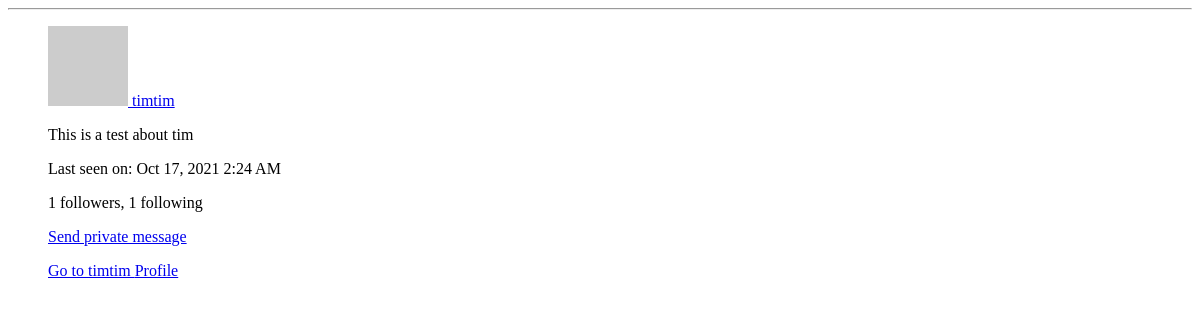
Page /user/timtim/popup (signed in) on the earlier database version.
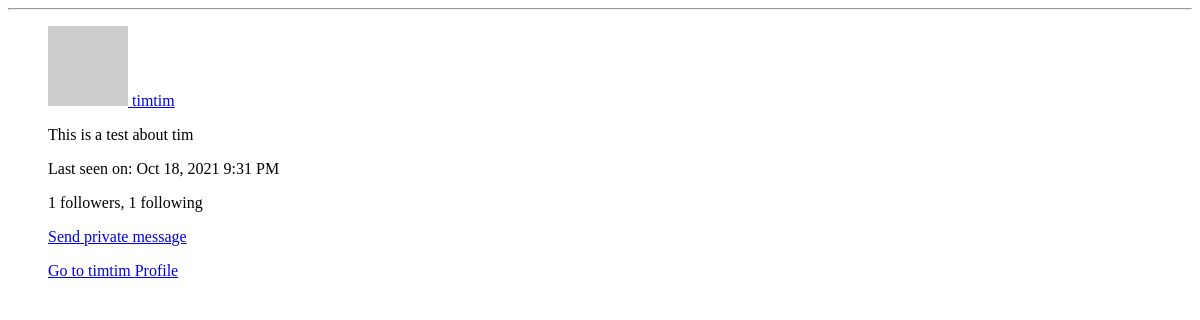
Same page on the later database version.
### app/models.py (models this page shows, shortened)
class SearchableMixin(object):
    @classmethod
    def before_commit(cls, session):
        session._changes = {
            'add': list(session.new),
            'update': list(session.dirty),
            'delete': list(session.deleted)
        }
    @classmethod
    def after_commit(cls, session):
        for obj in session._changes['add']:
            if isinstance(obj, SearchableMixin):
                add_to_index(obj.__tablename__, obj)
        for obj in session._changes['update']:
            if isinstance(obj, SearchableMixin):
                add_to_index(obj.__tablename__, obj)
        for obj in session._changes['delete']:
            if isinstance(obj, SearchableMixin):
                remove_from_index(obj.__tablename__, obj)
        session._changes = None

class User(UserMixin, SearchableMixin, db.Model):
    __searchable__ = ['username']    # Added
    id = db.Column(db.Integer, primary_key=True)
    username = db.Column(db.String(64), index=True, unique=True)
    firstname = db.Column(db.String(20), unique=False, nullable = True)
    lastname = db.Column(db.String(20), unique=False, nullable = True)
    email = db.Column(db.String(120), index=True, unique=True)
    image_file = db.Column(db.String(120), nullable=False, default='default.jpg')
    date_created = db.Column(db.DateTime, default=datetime.utcnow)
    password_hash = db.Column(db.String(128))
    posts = db.relationship('Post', backref='author', lazy='dynamic')
    about_me = db.Column(db.String(140))
    last_seen = db.Column(db.DateTime, default=datetime.utcnow)
    followed = db.relationship(
        'User', secondary=followers,
        primaryjoin=(followers.c.follower_id == id),
        secondaryjoin=(followers.c.followed_id == id),
        backref=db.backref('followers', lazy='dynamic'), lazy='dynamic')
    messages_sent = db.relationship('Message',
                                    foreign_keys='Message.sender_id',
                                    backref='author', lazy='dynamic')
    messages_received = db.relationship('Message',
                                        foreign_keys='Message.recipient_id',
                                        backref='recipient', lazy='dynamic')
    last_message_read_time = db.Column(db.DateTime)
    notifications = db.relationship('Notification', backref='user',
                                    lazy='dynamic')
    comments = db.relationship('Comment', backref='user', passive_deletes=True)
    likes = db.relationship('Like', backref='user', passive_deletes=True)
    is_admin = db.Column(db.Boolean, default=False)
    def avatar(self, size):
        digest = md5(self.email.lower().encode('utf-8')).hexdigest()
        return 'https://www.gravatar.com/avatar/{}?d=identicon&s={}'.format(
            digest, size)

### app/routes.py (the view)
@app.route('/user/<username>/popup')
@login_required
def user_popup(username):
    user = User.query.filter_by(username=username).first_or_404()
    form = EmptyForm()
    return render_template('user_popup.html', user=user, form=form)

### app/models.py (called while the page is built)
@login.user_loader
def load_user(id):
    return User.query.get(int(id))

### app/routes.py (called while the page is built)
@app.before_request
def before_request():
    if current_user.is_authenticated:
        current_user.last_seen = datetime.utcnow()
        db.session.commit()
        g.search_form = SearchForm()
    g.locale = str(get_locale())

### app/templates/user_popup.html
    <div class="row table-hover">
        <div class="col-md-12">
            <div class="blog-comment">
                <hr/>
                <ul class="comments">
                    <div class="post-comments">
                        <p><a href="{{ url_for('user', username=user.username) }}"><img src="{{ user.avatar(40) }}" class="avatar" alt=""> {{ user.username }}</a></p>
                            {% if user.about_me %}<p>{{ user.about_me }}</p>{% endif %}
                            {% if user.last_seen %}
                            <p>{{ _('Last seen on') }}: {{ moment(user.last_seen).format('lll') }}</p>
                            {% endif %}
                            <p>{{ _('%(count)d followers', count=user.followers.count()) }}, {{ _('%(count)d following', count=user.followed.count()) }}</p>
                                {% if user != current_user %}
                                <p>
                                    <a href="{{ url_for('send_message',
                                                        recipient=user.username) }}">
                                        {{ _('Send private message') }}
                                    </a>
                                </p>
                                {% endif %}
                                {% if user == current_user %}
                                <p><a href="{{ url_for('edit_profile') }}">{{ _('Edit your profile') }}</a></p>
                                {% else %}
                                <p><a href="{{ url_for('user', username=user.username) }}">Go to {{ user.username }} Profile</a></p>
                                {% endif %}
                    </div>
                </ul>
            </div>
        </div>
    </div>

Differences in the rows shown:
changed User "timtim": last_seen "Oct 17, 2021 2:24 AM" → "Oct 18, 2021 9:31 PM"
